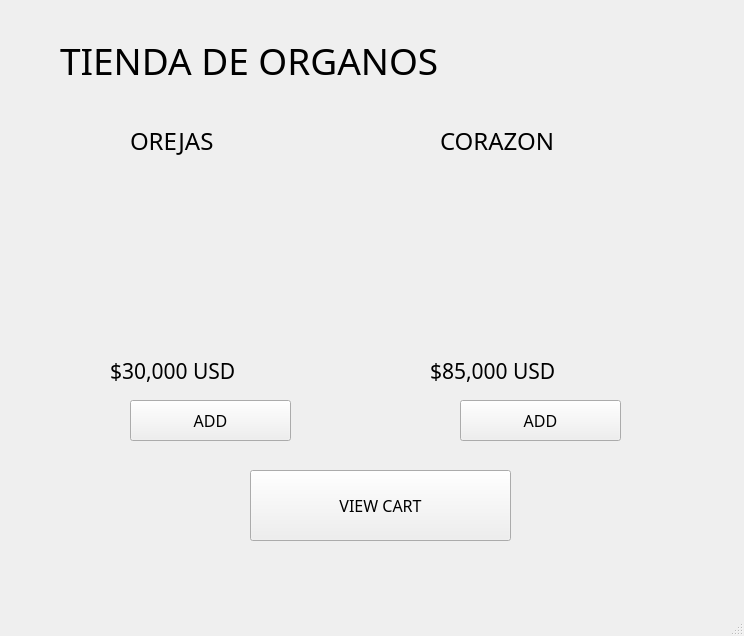
<?xml version="1.0" encoding="UTF-8"?>
<ui version="4.0">
 <class>MainWindow</class>
 <widget class="QMainWindow" name="MainWindow">
  <property name="geometry">
   <rect>
    <x>0</x>
    <y>0</y>
    <width>744</width>
    <height>636</height>
   </rect>
  </property>
  <property name="font">
   <font>
    <family>Ravie</family>
    <pointsize>28</pointsize>
   </font>
  </property>
  <property name="windowTitle">
   <string>MainWindow</string>
  </property>
  <widget class="QWidget" name="centralwidget">
   <widget class="QStackedWidget" name="stackedWidget">
    <property name="geometry">
     <rect>
      <x>10</x>
      <y>-10</y>
      <width>741</width>
      <height>631</height>
     </rect>
    </property>
    <property name="currentIndex">
     <number>0</number>
    </property>
    <widget class="QWidget" name="page">
     <widget class="QLabel" name="precio_corazon">
      <property name="geometry">
       <rect>
        <x>420</x>
        <y>360</y>
        <width>221</width>
        <height>41</height>
       </rect>
      </property>
      <property name="font">
       <font>
        <family>Ravie</family>
        <pointsize>16</pointsize>
       </font>
      </property>
      <property name="text">
       <string>$85,000 USD</string>
      </property>
     </widget>
     <widget class="QPushButton" name="add_orejas">
      <property name="geometry">
       <rect>
        <x>120</x>
        <y>410</y>
        <width>161</width>
        <height>41</height>
       </rect>
      </property>
      <property name="font">
       <font>
        <family>Ravie</family>
        <pointsize>12</pointsize>
       </font>
      </property>
      <property name="text">
       <string>ADD</string>
      </property>
     </widget>
     <widget class="QLabel" name="txt_corazon">
      <property name="geometry">
       <rect>
        <x>430</x>
        <y>130</y>
        <width>201</width>
        <height>41</height>
       </rect>
      </property>
      <property name="font">
       <font>
        <family>Ravie</family>
        <pointsize>18</pointsize>
       </font>
      </property>
      <property name="text">
       <string>CORAZON</string>
      </property>
     </widget>
     <widget class="QLabel" name="corazon">
      <property name="geometry">
       <rect>
        <x>460</x>
        <y>180</y>
        <width>131</width>
        <height>171</height>
       </rect>
      </property>
      <property name="text">
       <string/>
      </property>
      <property name="pixmap">
       <pixmap resource="resources.qrc">:/images/Pictures/corazon.png</pixmap>
      </property>
      <property name="scaledContents">
       <bool>true</bool>
      </property>
     </widget>
     <widget class="QLabel" name="txt_orejas">
      <property name="geometry">
       <rect>
        <x>120</x>
        <y>130</y>
        <width>181</width>
        <height>41</height>
       </rect>
      </property>
      <property name="font">
       <font>
        <family>Ravie</family>
        <pointsize>18</pointsize>
       </font>
      </property>
      <property name="text">
       <string>OREJAS</string>
      </property>
     </widget>
     <widget class="QPushButton" name="boton_vercarrito">
      <property name="geometry">
       <rect>
        <x>240</x>
        <y>480</y>
        <width>261</width>
        <height>71</height>
       </rect>
      </property>
      <property name="font">
       <font>
        <family>Ravie</family>
        <pointsize>12</pointsize>
       </font>
      </property>
      <property name="text">
       <string>VIEW CART</string>
      </property>
     </widget>
     <widget class="QLabel" name="orejas">
      <property name="geometry">
       <rect>
        <x>130</x>
        <y>180</y>
        <width>131</width>
        <height>171</height>
       </rect>
      </property>
      <property name="text">
       <string/>
      </property>
      <property name="pixmap">
       <pixmap resource="resources.qrc">:/images/Pictures/oreja.png</pixmap>
      </property>
      <property name="scaledContents">
       <bool>true</bool>
      </property>
     </widget>
     <widget class="QLabel" name="txt_tiendaprincipal">
      <property name="geometry">
       <rect>
        <x>50</x>
        <y>20</y>
        <width>711</width>
        <height>101</height>
       </rect>
      </property>
      <property name="text">
       <string>TIENDA DE ORGANOS</string>
      </property>
     </widget>
     <widget class="QLabel" name="precio_oreja">
      <property name="geometry">
       <rect>
        <x>100</x>
        <y>360</y>
        <width>211</width>
        <height>41</height>
       </rect>
      </property>
      <property name="font">
       <font>
        <family>Ravie</family>
        <pointsize>16</pointsize>
       </font>
      </property>
      <property name="text">
       <string>$30,000 USD</string>
      </property>
     </widget>
     <widget class="QPushButton" name="add_corazon">
      <property name="geometry">
       <rect>
        <x>450</x>
        <y>410</y>
        <width>161</width>
        <height>41</height>
       </rect>
      </property>
      <property name="font">
       <font>
        <family>Ravie</family>
        <pointsize>12</pointsize>
       </font>
      </property>
      <property name="text">
       <string>ADD</string>
      </property>
     </widget>
     <zorder>add_orejas</zorder>
     <zorder>precio_corazon</zorder>
     <zorder>txt_corazon</zorder>
     <zorder>corazon</zorder>
     <zorder>txt_orejas</zorder>
     <zorder>orejas</zorder>
     <zorder>txt_tiendaprincipal</zorder>
     <zorder>precio_oreja</zorder>
     <zorder>add_corazon</zorder>
     <zorder>boton_vercarrito</zorder>
    </widget>
    <widget class="QWidget" name="page_3">
     <widget class="QLabel" name="txt_pago">
      <property name="geometry">
       <rect>
        <x>60</x>
        <y>40</y>
        <width>711</width>
        <height>101</height>
       </rect>
      </property>
      <property name="font">
       <font>
        <family>Ravie</family>
        <pointsize>36</pointsize>
       </font>
      </property>
      <property name="text">
       <string>REALICE SU PAGO</string>
      </property>
     </widget>
     <widget class="QPushButton" name="boton_confirmar">
      <property name="geometry">
       <rect>
        <x>220</x>
        <y>440</y>
        <width>301</width>
        <height>71</height>
       </rect>
      </property>
      <property name="font">
       <font>
        <family>Ravie</family>
        <pointsize>18</pointsize>
       </font>
      </property>
      <property name="text">
       <string>CONFIRMAR</string>
      </property>
      <property name="checkable">
       <bool>false</bool>
      </property>
     </widget>
     <widget class="QLabel" name="txt_totalapagar">
      <property name="geometry">
       <rect>
        <x>420</x>
        <y>170</y>
        <width>181</width>
        <height>41</height>
       </rect>
      </property>
      <property name="font">
       <font>
        <family>Ravie</family>
        <pointsize>18</pointsize>
       </font>
      </property>
      <property name="text">
       <string/>
      </property>
     </widget>
     <widget class="QLabel" name="txt_total_2">
      <property name="geometry">
       <rect>
        <x>230</x>
        <y>170</y>
        <width>181</width>
        <height>41</height>
       </rect>
      </property>
      <property name="font">
       <font>
        <family>Ravie</family>
        <pointsize>18</pointsize>
       </font>
      </property>
      <property name="text">
       <string>TOTAL:</string>
      </property>
     </widget>
     <widget class="QLabel" name="txt_nombre">
      <property name="geometry">
       <rect>
        <x>190</x>
        <y>280</y>
        <width>181</width>
        <height>41</height>
       </rect>
      </property>
      <property name="font">
       <font>
        <family>Ravie</family>
        <pointsize>18</pointsize>
       </font>
      </property>
      <property name="text">
       <string>NOMBRE:</string>
      </property>
     </widget>
     <widget class="QLabel" name="txt_tarjeta">
      <property name="geometry">
       <rect>
        <x>70</x>
        <y>340</y>
        <width>311</width>
        <height>51</height>
       </rect>
      </property>
      <property name="font">
       <font>
        <family>Ravie</family>
        <pointsize>18</pointsize>
       </font>
      </property>
      <property name="text">
       <string>N° DE TARJETA:</string>
      </property>
     </widget>
     <widget class="QTextEdit" name="escrib_nombre">
      <property name="geometry">
       <rect>
        <x>390</x>
        <y>270</y>
        <width>301</width>
        <height>51</height>
       </rect>
      </property>
      <property name="font">
       <font>
        <family>Ravie</family>
        <pointsize>24</pointsize>
       </font>
      </property>
     </widget>
     <widget class="QTextEdit" name="escrib_tarjeta">
      <property name="geometry">
       <rect>
        <x>390</x>
        <y>340</y>
        <width>301</width>
        <height>51</height>
       </rect>
      </property>
      <property name="font">
       <font>
        <family>Ravie</family>
        <pointsize>24</pointsize>
       </font>
      </property>
      <property name="html">
       <string>&lt;!DOCTYPE HTML PUBLIC &quot;-//W3C//DTD HTML 4.0//EN&quot; &quot;http://www.w3.org/TR/REC-html40/strict.dtd&quot;&gt;
&lt;html&gt;&lt;head&gt;&lt;meta name=&quot;qrichtext&quot; content=&quot;1&quot; /&gt;&lt;meta charset=&quot;utf-8&quot; /&gt;&lt;style type=&quot;text/css&quot;&gt;
p, li { white-space: pre-wrap; }
hr { height: 1px; border-width: 0; }
li.unchecked::marker { content: &quot;\2610&quot;; }
li.checked::marker { content: &quot;\2612&quot;; }
&lt;/style&gt;&lt;/head&gt;&lt;body style=&quot; font-family:'Ravie'; font-size:24pt; font-weight:400; font-style:normal;&quot;&gt;
&lt;p align=&quot;center&quot; style=&quot;-qt-paragraph-type:empty; margin-top:0px; margin-bottom:0px; margin-left:0px; margin-right:0px; -qt-block-indent:0; text-indent:0px; font-size:28pt;&quot;&gt;&lt;br /&gt;&lt;/p&gt;&lt;/body&gt;&lt;/html&gt;</string>
      </property>
     </widget>
    </widget>
    <widget class="QWidget" name="page_4">
     <widget class="QLabel" name="txt_gracias">
      <property name="geometry">
       <rect>
        <x>180</x>
        <y>180</y>
        <width>411</width>
        <height>171</height>
       </rect>
      </property>
      <property name="font">
       <font>
        <family>Ravie</family>
        <pointsize>24</pointsize>
       </font>
      </property>
      <property name="text">
       <string>¡GRACIAS POR SU COMPRA! :)</string>
      </property>
      <property name="scaledContents">
       <bool>false</bool>
      </property>
      <property name="wordWrap">
       <bool>true</bool>
      </property>
      <property name="openExternalLinks">
       <bool>false</bool>
      </property>
     </widget>
     <widget class="QPushButton" name="boton_next">
      <property name="geometry">
       <rect>
        <x>420</x>
        <y>410</y>
        <width>251</width>
        <height>81</height>
       </rect>
      </property>
      <property name="font">
       <font>
        <family>Ravie</family>
        <pointsize>28</pointsize>
       </font>
      </property>
      <property name="text">
       <string>NEXT</string>
      </property>
      <property name="checkable">
       <bool>false</bool>
      </property>
     </widget>
    </widget>
    <widget class="QWidget" name="page_2">
     <widget class="QLabel" name="txt_carrito">
      <property name="geometry">
       <rect>
        <x>60</x>
        <y>20</y>
        <width>711</width>
        <height>101</height>
       </rect>
      </property>
      <property name="font">
       <font>
        <family>Ravie</family>
        <pointsize>24</pointsize>
       </font>
      </property>
      <property name="text">
       <string>CARRITO DE COMPRAS</string>
      </property>
     </widget>
     <widget class="QListWidget" name="itemsinCartList">
      <property name="geometry">
       <rect>
        <x>60</x>
        <y>120</y>
        <width>611</width>
        <height>192</height>
       </rect>
      </property>
     </widget>
     <widget class="QLabel" name="txt_total">
      <property name="geometry">
       <rect>
        <x>80</x>
        <y>350</y>
        <width>181</width>
        <height>41</height>
       </rect>
      </property>
      <property name="font">
       <font>
        <family>Ravie</family>
        <pointsize>18</pointsize>
       </font>
      </property>
      <property name="text">
       <string>TOTAL:</string>
      </property>
     </widget>
     <widget class="QLabel" name="totalcarrito">
      <property name="geometry">
       <rect>
        <x>270</x>
        <y>350</y>
        <width>181</width>
        <height>41</height>
       </rect>
      </property>
      <property name="font">
       <font>
        <family>Ravie</family>
        <pointsize>18</pointsize>
       </font>
      </property>
      <property name="text">
       <string/>
      </property>
     </widget>
     <widget class="QPushButton" name="boton_volver">
      <property name="geometry">
       <rect>
        <x>90</x>
        <y>460</y>
        <width>261</width>
        <height>71</height>
       </rect>
      </property>
      <property name="font">
       <font>
        <family>Ravie</family>
        <pointsize>12</pointsize>
       </font>
      </property>
      <property name="text">
       <string>VOLVER</string>
      </property>
     </widget>
     <widget class="QPushButton" name="boton_pagar">
      <property name="geometry">
       <rect>
        <x>400</x>
        <y>460</y>
        <width>261</width>
        <height>71</height>
       </rect>
      </property>
      <property name="font">
       <font>
        <family>Ravie</family>
        <pointsize>12</pointsize>
       </font>
      </property>
      <property name="text">
       <string>PAGAR</string>
      </property>
     </widget>
    </widget>
   </widget>
  </widget>
  <widget class="QStatusBar" name="statusbar"/>
 </widget>
 <resources>
  <include location="resources.qrc"/>
 </resources>
 <connections/>
</ui>
